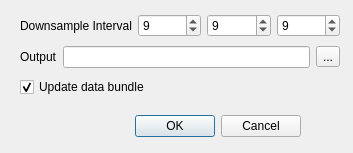
<?xml version="1.0" encoding="UTF-8"?>
<ui version="4.0">
 <class>FlyEmNeuronThumbnailDialog</class>
 <widget class="QDialog" name="FlyEmNeuronThumbnailDialog">
  <property name="geometry">
   <rect>
    <x>0</x>
    <y>0</y>
    <width>353</width>
    <height>153</height>
   </rect>
  </property>
  <property name="windowTitle">
   <string>Dialog</string>
  </property>
  <widget class="QDialogButtonBox" name="buttonBox">
   <property name="geometry">
    <rect>
     <x>130</x>
     <y>110</y>
     <width>171</width>
     <height>32</height>
    </rect>
   </property>
   <property name="orientation">
    <enum>Qt::Horizontal</enum>
   </property>
   <property name="standardButtons">
    <set>QDialogButtonBox::Cancel|QDialogButtonBox::Ok</set>
   </property>
  </widget>
  <widget class="QWidget" name="layoutWidget">
   <property name="geometry">
    <rect>
     <x>20</x>
     <y>11</y>
     <width>320</width>
     <height>89</height>
    </rect>
   </property>
   <layout class="QVBoxLayout" name="verticalLayout">
    <item>
     <layout class="QHBoxLayout" name="horizontalLayout">
      <item>
       <widget class="QLabel" name="label">
        <property name="text">
         <string>Downsample Interval</string>
        </property>
       </widget>
      </item>
      <item>
       <widget class="QSpinBox" name="xDsSpinBox">
        <property name="value">
         <number>9</number>
        </property>
       </widget>
      </item>
      <item>
       <widget class="QSpinBox" name="yDsSpinBox">
        <property name="value">
         <number>9</number>
        </property>
       </widget>
      </item>
      <item>
       <widget class="QSpinBox" name="zDsSpinBox">
        <property name="value">
         <number>9</number>
        </property>
       </widget>
      </item>
     </layout>
    </item>
    <item>
     <layout class="QHBoxLayout" name="horizontalLayout_3">
      <item>
       <layout class="QHBoxLayout" name="horizontalLayout_2">
        <item>
         <widget class="QLabel" name="label_2">
          <property name="text">
           <string>Output</string>
          </property>
         </widget>
        </item>
        <item>
         <widget class="QLineEdit" name="outputLineEdit"/>
        </item>
       </layout>
      </item>
      <item>
       <widget class="QToolButton" name="toolButton">
        <property name="text">
         <string>...</string>
        </property>
       </widget>
      </item>
     </layout>
    </item>
    <item>
     <widget class="QCheckBox" name="updateCheckBox">
      <property name="text">
       <string>Update data bundle</string>
      </property>
      <property name="checked">
       <bool>true</bool>
      </property>
     </widget>
    </item>
   </layout>
  </widget>
 </widget>
 <resources/>
 <connections>
  <connection>
   <sender>buttonBox</sender>
   <signal>accepted()</signal>
   <receiver>FlyEmNeuronThumbnailDialog</receiver>
   <slot>accept()</slot>
   <hints>
    <hint type="sourcelabel">
     <x>248</x>
     <y>254</y>
    </hint>
    <hint type="destinationlabel">
     <x>157</x>
     <y>274</y>
    </hint>
   </hints>
  </connection>
  <connection>
   <sender>buttonBox</sender>
   <signal>rejected()</signal>
   <receiver>FlyEmNeuronThumbnailDialog</receiver>
   <slot>reject()</slot>
   <hints>
    <hint type="sourcelabel">
     <x>316</x>
     <y>260</y>
    </hint>
    <hint type="destinationlabel">
     <x>286</x>
     <y>274</y>
    </hint>
   </hints>
  </connection>
 </connections>
</ui>
